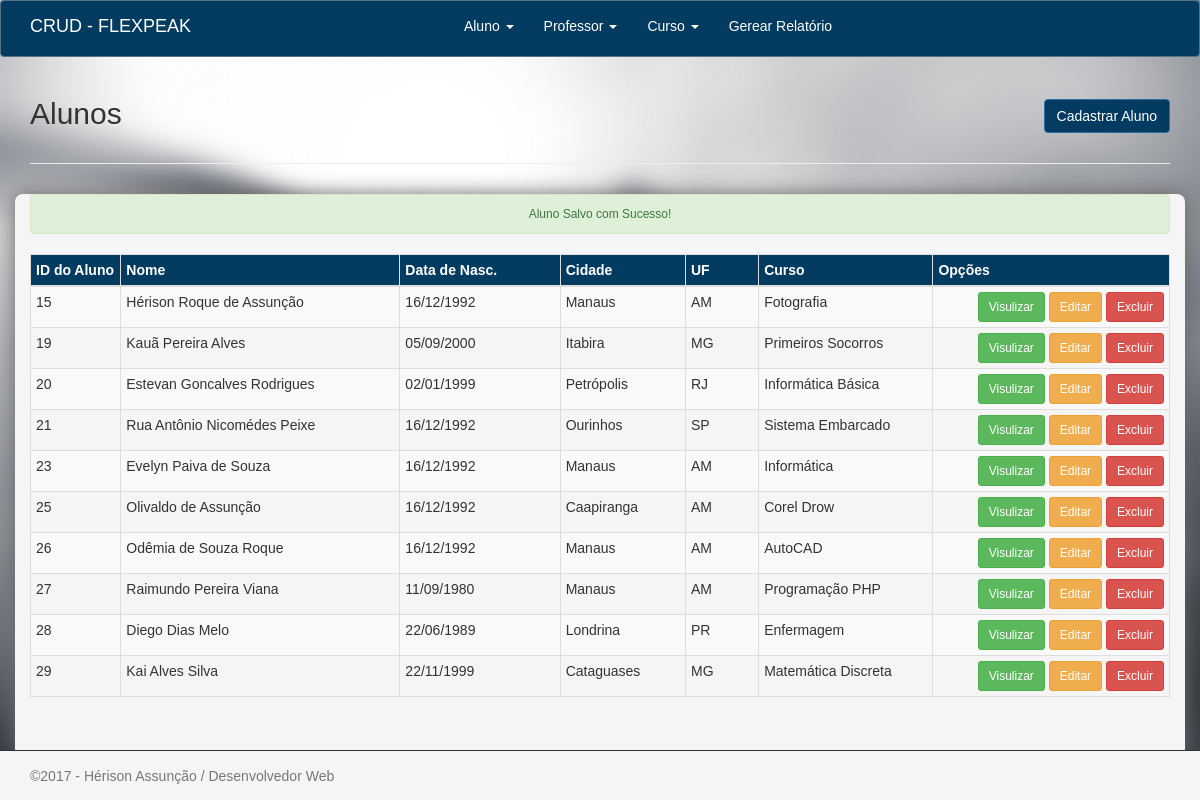
Page /index.php/alunos/SalvarAluno on the committed database.
### tables this page shows
CREATE TABLE `alunos` (
  `id_aluno` int(11) NOT NULL,
  `nome` varchar(150) NOT NULL,
  `data_nascimento` date NOT NULL,
  `logradouro` varchar(150) NOT NULL,
  `numero` varchar(10) NOT NULL,
  `bairro` varchar(100) NOT NULL,
  `cidade` varchar(100) NOT NULL,
  `estado` varchar(50) NOT NULL,
  `data_criacao` timestamp NOT NULL DEFAULT CURRENT_TIMESTAMP,
  `cep` varchar(15) NOT NULL,
  `id_curso` int(11) DEFAULT '0'
);

CREATE TABLE `cursos` (
  `id_curso` int(11) NOT NULL,
  `nome` varchar(150) NOT NULL,
  `data_criacao` timestamp NOT NULL DEFAULT CURRENT_TIMESTAMP,
  `id_professor` int(11) DEFAULT '0'
);

### application/controllers/Alunos.php (called while the page is built, shortened)
<?php
class Alunos extends CI_Controller{
    public function SalvarAluno()
    {
        $data = $this->input->post('data_nascimento');
        $nova_data=implode("-", array_reverse(explode("/", $data)));
        $aluno = $this->input->post();
        $aluno['data_nascimento']=$nova_data;
        $this->load->model("alunos_model");
        if ($this->input->post('id_aluno') != NULL) {
            $this->alunos_model->atualizarAluno($aluno, $this->input->post('id_aluno'));
        } else {
            $this->alunos_model->inserir($aluno);
        }
        $lista = $this->alunos_model->buscaTodos();
        $dados = array("alunos" => $lista);
        $this->load->view('alunos/gerenciar-aluno', $dados);
    }
}
?>

### index.php (called while the page is built, shortened)
<?php
require_once BASEPATH.'core/CodeIgniter.php';

### application/models/Alunos_model.php (called while the page is built, shortened)
<?php
class alunos_model extends CI_Model{
    public function inserir($aluno){
        $this->db->insert("alunos", $aluno);
    }
    public function buscaTodos(){
        $this->db->select('id_aluno, a.nome nome_aluno, data_nascimento, logradouro, numero, bairro, cidade, estado, c.nome nome_curso');
        $this->db->from('alunos a');
        $this->db->join('cursos c', 'a.id_curso = c.id_curso');
        $this->db->order_by("id_aluno", "asc");
        return $query = $this->db->get()->result_array();
    }
}

### application/views/alunos/gerenciar-aluno.php (the view, shortened to what this page needs)
<?php
$this->load->view('commons/header');?>
<div class="container bloco-titulo">
    <div class="row">
        <div class="col-xs-6">
            <h2 class="">Alunos</h2>
        </div>
        <div class="col-xs-6 text-right h2">
            <a href="<?=base_url('alunos/cadastro-aluno')?>" class="btn btn-primary botao">Cadastrar Aluno</a>
        </div>
    </div>
    <hr>
</div>
<div class="container bloco-estilo">
    <?php if ($this->session->flashdata('success') == TRUE): ?>
        <p class="alert alert-success"><?php echo $this->session->flashdata('success'); ?></p>
    <?php endif; ?>
    <table class="table table-hover table-striped table-bordered table-condensed tabled">
        <thead class="" >
        <tr class="bg-primary">
            <th width="1%">ID do Aluno</th>
            <th width="5%">Nome</th>
            <th width="2%">Data de Nasc.</th>
            <th width="1%">Cidade</th>
            <th width="1%">UF</th>
            <th width="2%">Curso</th>
            <th width="4%">Opções</th>
        </tr>
        </thead>
        <tbody>
        <?php if ($alunos) : ?>
            <?php foreach ($alunos as $aluno) : ?>
                <tr>
                    <td><?php echo $aluno['id_aluno']; ?></td>
                    <td><?php echo $aluno['nome_aluno']; ?></td>
                    <td><?php echo date("d/m/Y", strtotime($aluno['data_nascimento'])); ?></td>
                    <td><?php echo $aluno['cidade']; ?></td>
                    <td><?php echo $aluno['estado']; ?></td>
                    <td><?php echo $aluno['nome_curso']; ?></td>
                    <td class="actions text-right">
                        <a href="<?=base_url('alunos/visualizaraluno/'.$aluno['id_aluno'])?>" class="btn btn-sm btn-success"><i class=""></i> Visulizar</a>
                        <a href="<?=base_url('alunos/editaraluno/').$aluno['id_aluno']?>" class="btn btn-sm btn-warning"><i class=""></i> Editar</a>
                        <a href="<?=base_url('alunos/excluiraluno/'.$aluno['id_aluno'])?>" class="btn btn-sm btn-danger"><i class=""></i>Excluir</a>
                    </td>
                </tr>
            <?php endforeach; ?>
        <?php else : ?>
            <tr>
                <td colspan="6">Nenhum registro encontrado.</td>
            </tr>
        <?php endif; ?>
        </tbody>
    </table>
    <?php $this->load->view('commons/footer');?>

### application/views/commons/header.php (shortened to what this page needs)
<!DOCTYPE html>
<html lang="pt-br">
<head>
    <link rel="stylesheet" href="<?=base_url('assets/css/bootstrap.min.css')?>">
    <link rel="stylesheet" href="<?=base_url('assets/css/navbar.css')?>">
    <link rel="stylesheet" href="<?=base_url('assets/css/estilo.css')?>">
</head>
<body>
<nav class="navbar navbar-default">
    <div class="container">
        <div class="navbar-header">
            <a href="<?=base_url('home')?>" class="navbar-brand">CRUD - FLEXPEAK</a>
        </div>
        <div id="collapse1" class="navbar-collapse collapse">
            <ul class="nav navbar-nav text-left ">
                <li class="dropdown">
                    <a href="#" class="dropdown-toggle" data-toggle="dropdown" id="menu-dropdown"> Aluno <span class="caret"></span></a>
                </li>
                <li class="dropdown">
                    <a href="#" class="dropdown-toggle" data-toggle="dropdown" id="menu-dropdown"> Professor <span class="caret"></span></a>
                </li>
                <li class="dropdown">
                    <a href="#" class="dropdown-toggle" data-toggle="dropdown" id="menu-dropdown"> Curso <span class="caret"></span></a>
                </li>
                <li><a href="<?=base_url('flexpeak/fpdf')?>">Gerear Relatório</a></li>
            </ul>
        </div>
    </div>
</nav>
<main>

### application/views/commons/footer.php (shortened to what this page needs)
</main>
<footer class="fixar-rodape">
    <div class="container">
        <p class="text-muted">&copy;2017 - Hérison Assunção / Desenvolvedor Web</p>
    </div>
</footer>
</body>
</html>

### assets/css/navbar.css (style rules this page uses)
.navbar-default { background-color: #043b60; border-color: #577385; }
.navbar-default .navbar-brand { color: #ffffff; }
.navbar-default .navbar-nav > li > a { color: #ffffff; }
.navbar-default .navbar-collapse, .navbar-default .navbar-form { border-color: #ffffff; }
.navbar .navbar-nav { display: inline-block; float: none !important; }
.navbar .navbar-collapse { padding-right: 80px; text-align: center; }

### assets/css/estilo.css (style rules this page uses)
html, body { height: 100%; background: url(../img/img1.jpg) no-repeat center #333; background-size: cover; }
html, * { margin: 0; padding: 0; }
body { font-family: 'calibri light', calibri, arial, sans-serif; }
footer.fixar-rodape { border-top: 1px solid #333; bottom: 0; left: 0; height: 50px; position: fixed; width: 100%; background-color: #f5f5f5; }
.container .text-muted { margin: 15px 0; }
.bloco-titulo { padding-top: px; padding-bottom: 0px; }
.bloco-estilo { margin-top: 10px; padding-bottom: 40px; background-color: whitesmoke; border-radius: 8px; box-shadow: 0px 0px 20px #666; }
.btn-primary { background-color: #043b60 !important; }
.bg-primary { background-color: #043b60 !important; }
.tabled { margin-top: 12px; }
.alert-success { width: 100%; font-size:12px; float:left; text-align:center; line-height:8px; }

### rows in the picture
alunos: id_aluno "15", nome "Hérison Roque de Assunção", data_nascimento "16/12/1992", cidade "Manaus", estado "AM", id_curso.nome "Fotografia"
alunos: id_aluno "19", nome "Kauã Pereira Alves", data_nascimento "05/09/2000", cidade "Itabira", estado "MG", id_curso.nome "Primeiros Socorros"
alunos: id_aluno "20", nome "Estevan Goncalves Rodrigues", data_nascimento "02/01/1999", cidade "Petrópolis", estado "RJ", id_curso.nome "Informática Básica"
alunos: id_aluno "21", nome "Rua Antônio Nicomédes Peixe", data_nascimento "16/12/1992", cidade "Ourinhos", estado "SP", id_curso.nome "Sistema Embarcado"
alunos: id_aluno "23", nome "Evelyn Paiva de Souza", data_nascimento "16/12/1992", cidade "Manaus", estado "AM", id_curso.nome "Informática"
alunos: id_aluno "25", nome "Olivaldo de Assunção", data_nascimento "16/12/1992", cidade "Caapiranga", estado "AM", id_curso.nome "Corel Drow"
alunos: id_aluno "26", nome "Odêmia de Souza Roque", data_nascimento "16/12/1992", cidade "Manaus", estado "AM", id_curso.nome "AutoCAD"
alunos: id_aluno "27", nome "Raimundo Pereira Viana", data_nascimento "11/09/1980", cidade "Manaus", estado "AM", id_curso.nome "Programação PHP"
alunos: id_aluno "28", nome "Diego Dias Melo", data_nascimento "22/06/1989", cidade "Londrina", estado "PR", id_curso.nome "Enfermagem"
alunos: id_aluno "29", nome "Kai Alves Silva", data_nascimento "22/11/1999", cidade "Cataguases", estado "MG", id_curso.nome "Matemática Discreta"

### other values in the picture
$this->session->flashdata('success') "Aluno Salvo com Sucesso!"
